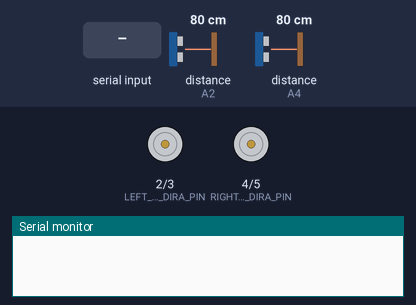
This sketch was run on a simulated Arduino Uno, built with avr-gcc and run on an emulated ATmega328P. Parts: motor-driver pin pairs drawn as motors (green arrow = first pin HIGH = forward, orange = second pin HIGH = backward, longer = more drive), the last lines printed to the serial monitor. Inputs (shaded band) come from the test bench; at power-on: distance to the obstacle (sensors on A2, A4) 80 cm. The echo pulse lasts 58.3 µs per cm.

Above: at 1.2 s.
1.3 s: "0" received over the second serial link
At 1.6 s:
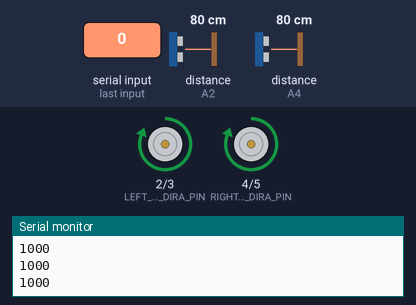
2.8 s: "1" received over the second serial link
At 3.4 s:
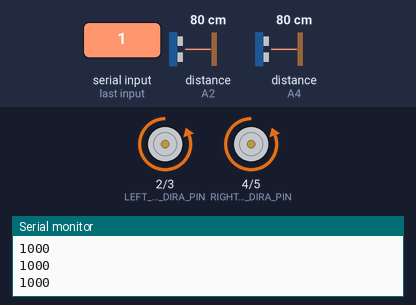
4.3 s: "2" received over the second serial link
At 4.7 s:
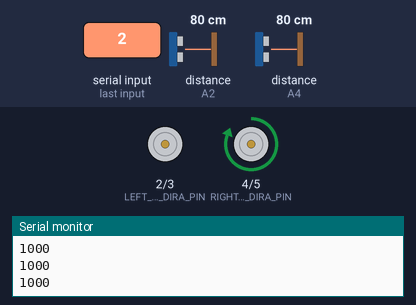
5.8 s: "3" received over the second serial link
At 6.4 s:
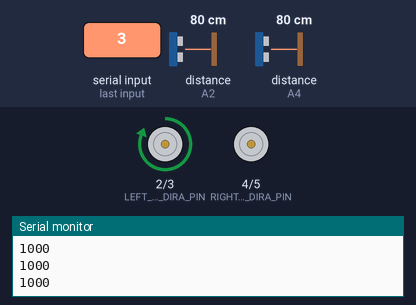
7.3 s: "4" received over the second serial link
At 7.8 s:
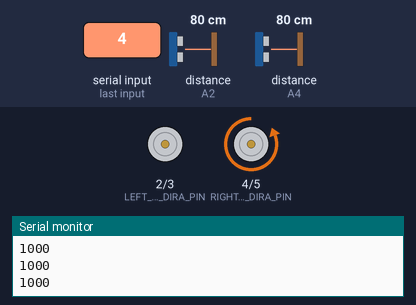
8.8 s: "5" received over the second serial link
At 10.3 s:
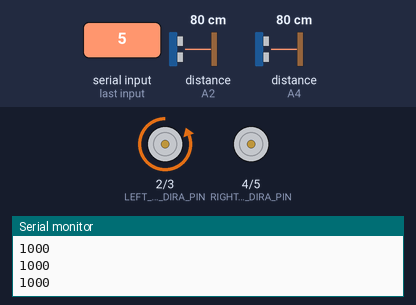
Timing chart, 0 to 11.3 s (numbered marks = the images above; inputs shaded):
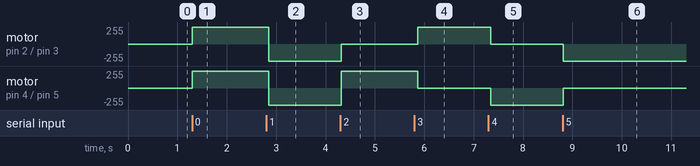

Measured:
- after the input at 1.3 s, motor on pin 2 (LEFT_MOTORS_DIRA_PIN) / pin 3 (LEFT_MOTORS_DIRB_PIN), motor on pin 4 (RIGHT_MOTORS_DIRA_PIN) / pin 5 (RIGHT_MOTORS_DIRB_PIN): stopped → forward 255/255 at once
- after the input at 2.8 s, motor on pin 2 (LEFT_MOTORS_DIRA_PIN) / pin 3 (LEFT_MOTORS_DIRB_PIN), motor on pin 4 (RIGHT_MOTORS_DIRA_PIN) / pin 5 (RIGHT_MOTORS_DIRB_PIN): forward 255/255 → backward 255/255 after 0.05 s
- after the input at 4.3 s, motor on pin 2 (LEFT_MOTORS_DIRA_PIN) / pin 3 (LEFT_MOTORS_DIRB_PIN): backward 255/255 → stopped at once; motor on pin 4 (RIGHT_MOTORS_DIRA_PIN) / pin 5 (RIGHT_MOTORS_DIRB_PIN): backward 255/255 → forward 255/255 at once
- after the input at 5.8 s, motor on pin 2 (LEFT_MOTORS_DIRA_PIN) / pin 3 (LEFT_MOTORS_DIRB_PIN): stopped → forward 255/255 after 0.07 s; motor on pin 4 (RIGHT_MOTORS_DIRA_PIN) / pin 5 (RIGHT_MOTORS_DIRB_PIN): forward 255/255 → stopped after 0.07 s
- after the input at 7.3 s, motor on pin 2 (LEFT_MOTORS_DIRA_PIN) / pin 3 (LEFT_MOTORS_DIRB_PIN): forward 255/255 → stopped at once; motor on pin 4 (RIGHT_MOTORS_DIRA_PIN) / pin 5 (RIGHT_MOTORS_DIRB_PIN): stopped → backward 255/255 at once
- after the input at 8.8 s, motor on pin 2 (LEFT_MOTORS_DIRA_PIN) / pin 3 (LEFT_MOTORS_DIRB_PIN): stopped → backward 255/255 at once; motor on pin 4 (RIGHT_MOTORS_DIRA_PIN) / pin 5 (RIGHT_MOTORS_DIRB_PIN): backward 255/255 → stopped at once

The sketch:

autonomous_car.ino
```cpp
/*
 * Autonomous Car
 * by Simone Ramini.
 */

#include <SoftwareSerial.h>

// MOTORS
#define LEFT_MOTORS_DIRA_PIN  2
#define LEFT_MOTORS_DIRB_PIN  3
#define RIGHT_MOTORS_DIRA_PIN 4
#define RIGHT_MOTORS_DIRB_PIN 5

// ULTRASONIC SENSORS
#define FRONT_SONAR_TRIG_PIN A5
#define FRONT_SONAR_ECHO_PIN A4
#define RIGHT_SONAR_TRIG_PIN A3
#define RIGHT_SONAR_ECHO_PIN A2

// HC_05
#define BT_RX_PIN 6
#define BT_TX_PIN 7

#define MAX_OBSTACLE_DISTANCE 35 // cm
#define MAX_LATERAL_DISTANCE  10 // cm

#define SERIAL_PORT_BAUDRATE 9600  // baud
#define HC05_BAUDRATE        9600 // baud

#define DISTANCE_ARRAY_SIZE 5


typedef enum {
  GO_FORWARD         = 0,
  GO_BACKWARD        = 1,
  TURN_LEFT          = 2,
  TURN_RIGHT         = 3,
  TURN_LEFT_REVERSE  = 4,
  TURN_RIGHT_REVERSE = 5,
  STOP               = 6,
  OVERTAKE_START     = 7,
  OVERTAKE_END       = 8
} state;


state car_state = STOP;
SoftwareSerial bt (BT_RX_PIN, BT_TX_PIN);

int obstacle_distance [DISTANCE_ARRAY_SIZE], lateral_distance [DISTANCE_ARRAY_SIZE];

void setup() {
  pinMode (LEFT_MOTORS_DIRA_PIN, OUTPUT);
  pinMode (LEFT_MOTORS_DIRB_PIN, OUTPUT);
  pinMode (RIGHT_MOTORS_DIRA_PIN, OUTPUT);
  pinMode (RIGHT_MOTORS_DIRB_PIN, OUTPUT);
  pinMode (FRONT_SONAR_TRIG_PIN, OUTPUT);
  pinMode (FRONT_SONAR_ECHO_PIN, INPUT);
  pinMode (RIGHT_SONAR_TRIG_PIN, OUTPUT);
  pinMode (RIGHT_SONAR_ECHO_PIN, INPUT);

  pinMode (BT_RX_PIN, INPUT);
  pinMode (BT_TX_PIN, OUTPUT);
  bt.begin (HC05_BAUDRATE);

  for (int i = 0; i < DISTANCE_ARRAY_SIZE; i++) obstacle_distance [i] = lateral_distance [i] = 1000;

  Serial.begin (SERIAL_PORT_BAUDRATE);
}

void loop() {
  int distance, i;
  boolean overtake_end, overtake_start;

  // STATUS RECEIVED
  if (bt.available ()) {
    switch ((char) bt.read ()) {
      case '0':
        car_state = GO_FORWARD;
        break;
      case '1':
        car_state = GO_BACKWARD;
        break;
      case '2':
        car_state = TURN_LEFT;
        break;
      case '3':
        car_state = TURN_RIGHT;
        break;
      case '4':
        car_state = TURN_LEFT_REVERSE;
        break;
      case '5':
        car_state = TURN_RIGHT_REVERSE;
        break;
      case '6':
        car_state = STOP;
        break;
    }
  }

  // MOVEMENTS
  switch (car_state) {
    case GO_FORWARD:
      go_forward ();
      break;
    case GO_BACKWARD:
      go_backward ();
      break;
    case TURN_LEFT:
      turn_left ();
      break;
    case TURN_RIGHT:
      turn_right ();
      break;
    case TURN_LEFT_REVERSE:
      turn_left_reverse ();
      break;
    case TURN_RIGHT_REVERSE:
      turn_right_reverse ();
      break;
    case STOP:
      stop_car ();
      break;
  }

  if (car_state != STOP) {
    // OBSTACLE DETECTION
    distance = sonar_distance (FRONT_SONAR_TRIG_PIN, FRONT_SONAR_ECHO_PIN);

    for (i = DISTANCE_ARRAY_SIZE - 1; i > 0; i--) obstacle_distance [i] = obstacle_distance [i - 1];
    obstacle_distance [0] = distance;

    overtake_start = true;
    for (i = 0; i < DISTANCE_ARRAY_SIZE; i++) {
      overtake_start = overtake_start && (obstacle_distance [i] < MAX_OBSTACLE_DISTANCE);
    }
    if (overtake_start) bt.write (OVERTAKE_START + '0');


    // OVERTAKE LATERAL DISTANCE
    distance = sonar_distance (RIGHT_SONAR_TRIG_PIN, RIGHT_SONAR_ECHO_PIN);

    for (i = DISTANCE_ARRAY_SIZE - 1; i > 0; i--) lateral_distance [i] = lateral_distance [i - 1];
    lateral_distance [0] = distance;

    overtake_end = true;
    for (i = 0; i < DISTANCE_ARRAY_SIZE; i++) {
      overtake_end = overtake_end && (lateral_distance [i] > MAX_LATERAL_DISTANCE);
    }
    bt.write ((overtake_end) ? "Y" : "N");

    delay (50);

    Serial.println (obstacle_distance [0]);
  }
}


// CAR MOVEMENTS
void go_forward () {
  digitalWrite (LEFT_MOTORS_DIRA_PIN,  HIGH);
  digitalWrite (LEFT_MOTORS_DIRB_PIN,  LOW);
  digitalWrite (RIGHT_MOTORS_DIRA_PIN, HIGH);
  digitalWrite (RIGHT_MOTORS_DIRB_PIN, LOW);
}

void go_backward () {
  digitalWrite (LEFT_MOTORS_DIRA_PIN,  LOW);
  digitalWrite (LEFT_MOTORS_DIRB_PIN,  HIGH);
  digitalWrite (RIGHT_MOTORS_DIRA_PIN, LOW);
  digitalWrite (RIGHT_MOTORS_DIRB_PIN, HIGH);
}

void turn_right () {
  digitalWrite (LEFT_MOTORS_DIRA_PIN,  HIGH);
  digitalWrite (LEFT_MOTORS_DIRB_PIN,  LOW);
  digitalWrite (RIGHT_MOTORS_DIRA_PIN, LOW);
  digitalWrite (RIGHT_MOTORS_DIRB_PIN, LOW);
}

void turn_left () {
  digitalWrite (LEFT_MOTORS_DIRA_PIN,  LOW);
  digitalWrite (LEFT_MOTORS_DIRB_PIN,  LOW);
  digitalWrite (RIGHT_MOTORS_DIRA_PIN, HIGH);
  digitalWrite (RIGHT_MOTORS_DIRB_PIN, LOW);
}

void turn_right_reverse () {
  digitalWrite (LEFT_MOTORS_DIRA_PIN,  LOW);
  digitalWrite (LEFT_MOTORS_DIRB_PIN,  HIGH);
  digitalWrite (RIGHT_MOTORS_DIRA_PIN, LOW);
  digitalWrite (RIGHT_MOTORS_DIRB_PIN, LOW);
}

void turn_left_reverse () {
  digitalWrite (LEFT_MOTORS_DIRA_PIN,  LOW);
  digitalWrite (LEFT_MOTORS_DIRB_PIN,  LOW);
  digitalWrite (RIGHT_MOTORS_DIRA_PIN, LOW);
  digitalWrite (RIGHT_MOTORS_DIRB_PIN, HIGH);
}

void stop_car () {
  digitalWrite (LEFT_MOTORS_DIRA_PIN,  LOW);
  digitalWrite (LEFT_MOTORS_DIRB_PIN,  LOW);
  digitalWrite (RIGHT_MOTORS_DIRA_PIN, LOW);
  digitalWrite (RIGHT_MOTORS_DIRB_PIN, LOW);
}


// SONAR - OBSTACLE DISTANCE CALCULATION
int sonar_distance (int trig_pin, int echo_pin) {
  int distance;

  digitalWrite (trig_pin, LOW);
  delayMicroseconds (2);
  digitalWrite (trig_pin, HIGH);
  delayMicroseconds (10);
  digitalWrite (trig_pin, LOW);

  distance = (pulseIn (echo_pin, HIGH, 3000) / 2) * 0.034; // 0.034 cm/us = 340 m/s

  if (distance == 0) {
    pinMode (echo_pin, OUTPUT);
    digitalWrite (echo_pin, LOW);
    delay (10);
    pinMode (echo_pin, INPUT);

    distance = 1000;
  }

  return distance;
}
```
